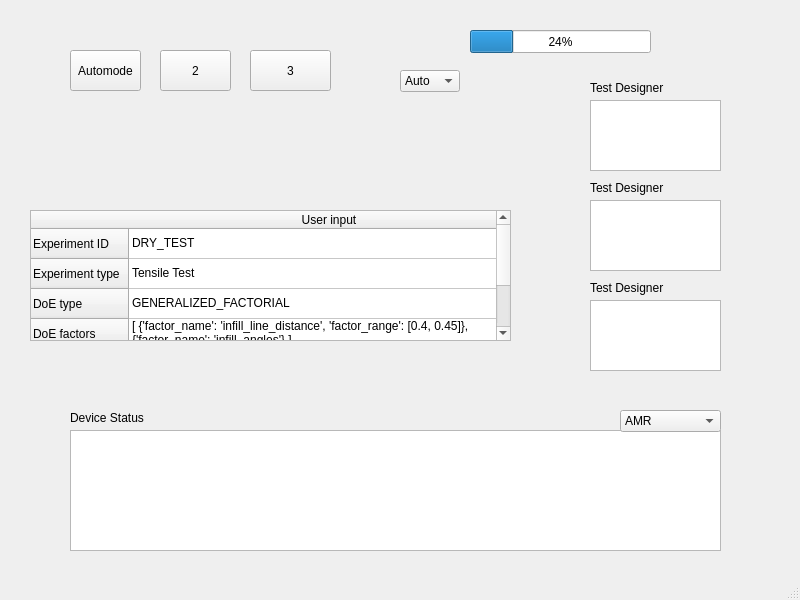
<?xml version="1.0" encoding="UTF-8"?>
<ui version="4.0">
 <class>MainWindow</class>
 <widget class="QMainWindow" name="MainWindow">
  <property name="geometry">
   <rect>
    <x>0</x>
    <y>0</y>
    <width>800</width>
    <height>600</height>
   </rect>
  </property>
  <property name="windowTitle">
   <string>MainWindow</string>
  </property>
  <widget class="QWidget" name="centralwidget">
   <widget class="QPushButton" name="test1">
    <property name="geometry">
     <rect>
      <x>70</x>
      <y>50</y>
      <width>71</width>
      <height>41</height>
     </rect>
    </property>
    <property name="text">
     <string>Automode</string>
    </property>
   </widget>
   <widget class="QPushButton" name="test2">
    <property name="geometry">
     <rect>
      <x>160</x>
      <y>50</y>
      <width>71</width>
      <height>41</height>
     </rect>
    </property>
    <property name="text">
     <string>2</string>
    </property>
   </widget>
   <widget class="QPushButton" name="test3">
    <property name="geometry">
     <rect>
      <x>250</x>
      <y>50</y>
      <width>81</width>
      <height>41</height>
     </rect>
    </property>
    <property name="text">
     <string>3</string>
    </property>
   </widget>
   <widget class="QComboBox" name="comboBox">
    <property name="geometry">
     <rect>
      <x>400</x>
      <y>70</y>
      <width>60</width>
      <height>22</height>
     </rect>
    </property>
    <item>
     <property name="text">
      <string>Auto</string>
     </property>
    </item>
    <item>
     <property name="text">
      <string>Step-by-step</string>
     </property>
    </item>
    <item>
     <property name="text">
      <string>Debug</string>
     </property>
    </item>
   </widget>
   <widget class="QListView" name="listView">
    <property name="geometry">
     <rect>
      <x>590</x>
      <y>100</y>
      <width>131</width>
      <height>71</height>
     </rect>
    </property>
   </widget>
   <widget class="QTableWidget" name="table">
    <property name="geometry">
     <rect>
      <x>70</x>
      <y>430</y>
      <width>651</width>
      <height>121</height>
     </rect>
    </property>
   </widget>
   <widget class="QComboBox" name="combo_device">
    <property name="geometry">
     <rect>
      <x>620</x>
      <y>410</y>
      <width>101</width>
      <height>22</height>
     </rect>
    </property>
    <item>
     <property name="text">
      <string>AMR</string>
     </property>
    </item>
    <item>
     <property name="text">
      <string>Collaborative Robot</string>
     </property>
    </item>
    <item>
     <property name="text">
      <string>Universal Testing Machine</string>
     </property>
    </item>
    <item>
     <property name="text">
      <string>3D Printer</string>
     </property>
    </item>
   </widget>
   <widget class="QProgressBar" name="progressBar">
    <property name="geometry">
     <rect>
      <x>470</x>
      <y>30</y>
      <width>181</width>
      <height>23</height>
     </rect>
    </property>
    <property name="value">
     <number>24</number>
    </property>
   </widget>
   <widget class="QLabel" name="label">
    <property name="geometry">
     <rect>
      <x>70</x>
      <y>410</y>
      <width>81</width>
      <height>16</height>
     </rect>
    </property>
    <property name="text">
     <string>Device Status</string>
    </property>
   </widget>
   <widget class="QLabel" name="label_2">
    <property name="geometry">
     <rect>
      <x>590</x>
      <y>80</y>
      <width>81</width>
      <height>16</height>
     </rect>
    </property>
    <property name="text">
     <string>Test Designer</string>
    </property>
   </widget>
   <widget class="QTableWidget" name="table_doe">
    <property name="geometry">
     <rect>
      <x>30</x>
      <y>210</y>
      <width>481</width>
      <height>131</height>
     </rect>
    </property>
    <attribute name="horizontalHeaderDefaultSectionSize">
     <number>400</number>
    </attribute>
    <row>
     <property name="text">
      <string>Experiment ID</string>
     </property>
    </row>
    <row>
     <property name="text">
      <string>Experiment type</string>
     </property>
    </row>
    <row>
     <property name="text">
      <string>DoE type</string>
     </property>
    </row>
    <row>
     <property name="text">
      <string>DoE factors</string>
     </property>
    </row>
    <row>
     <property name="text">
      <string>DoE options</string>
     </property>
    </row>
    <column>
     <property name="text">
      <string>User input</string>
     </property>
    </column>
    <item row="0" column="0">
     <property name="text">
      <string>DRY_TEST</string>
     </property>
    </item>
    <item row="1" column="0">
     <property name="text">
      <string>Tensile Test</string>
     </property>
    </item>
    <item row="2" column="0">
     <property name="text">
      <string>GENERALIZED_FACTORIAL</string>
     </property>
    </item>
    <item row="3" column="0">
     <property name="text">
      <string>[ {'factor_name': 'infill_line_distance', 'factor_range': [0.4, 0.45]},
{'factor_name': 'infill_angles'} ]</string>
     </property>
    </item>
    <item row="4" column="0">
     <property name="text">
      <string>[ [0.4, 0.45], ['0', '45,135', '0,90', '90'] ]</string>
     </property>
    </item>
   </widget>
   <widget class="QLabel" name="label_3">
    <property name="geometry">
     <rect>
      <x>590</x>
      <y>180</y>
      <width>81</width>
      <height>16</height>
     </rect>
    </property>
    <property name="text">
     <string>Test Designer</string>
    </property>
   </widget>
   <widget class="QListView" name="listView_2">
    <property name="geometry">
     <rect>
      <x>590</x>
      <y>200</y>
      <width>131</width>
      <height>71</height>
     </rect>
    </property>
   </widget>
   <widget class="QLabel" name="label_4">
    <property name="geometry">
     <rect>
      <x>590</x>
      <y>280</y>
      <width>81</width>
      <height>16</height>
     </rect>
    </property>
    <property name="text">
     <string>Test Designer</string>
    </property>
   </widget>
   <widget class="QListView" name="listView_3">
    <property name="geometry">
     <rect>
      <x>590</x>
      <y>300</y>
      <width>131</width>
      <height>71</height>
     </rect>
    </property>
   </widget>
  </widget>
  <widget class="QMenuBar" name="menubar">
   <property name="geometry">
    <rect>
     <x>0</x>
     <y>0</y>
     <width>800</width>
     <height>18</height>
    </rect>
   </property>
  </widget>
  <widget class="QStatusBar" name="statusbar"/>
 </widget>
 <resources/>
 <connections/>
</ui>
